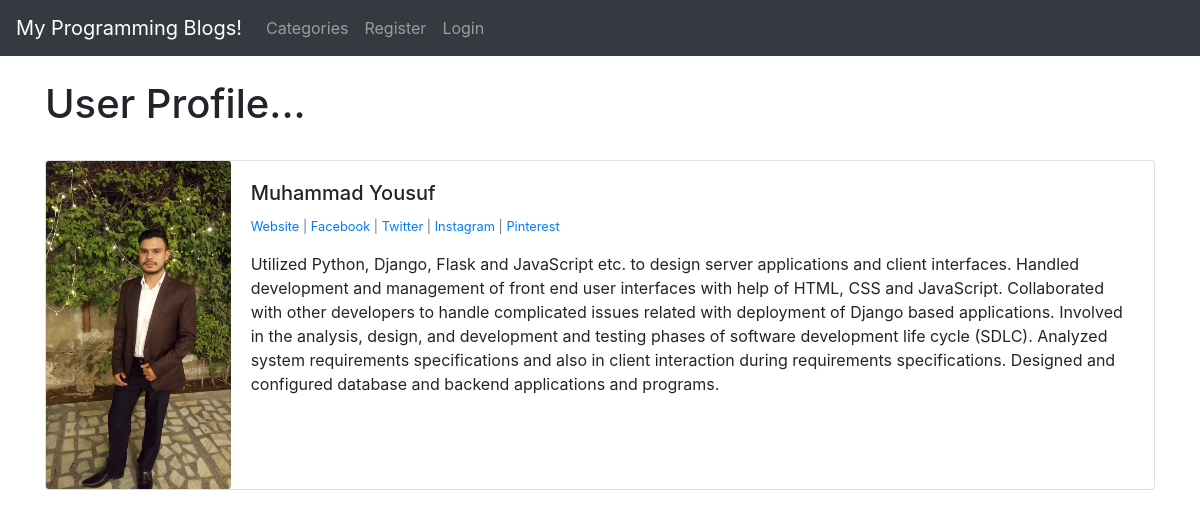
/members/1/profile/, run on the app's committed database.
### theblog/models.py (models this page shows, shortened)
class Profile(models.Model):
	user = models.OneToOneField(User, null=True, on_delete=models.CASCADE)
	bio = models.TextField()
	profile_pic = models.ImageField(null=True, blank=True, upload_to="images/profile/")
	website_url = models.CharField(max_length=255, null=True, blank=True)
	facebook_url = models.CharField(max_length=255, null=True, blank=True)
	twitter_url = models.CharField(max_length=255, null=True, blank=True)
	instagram_url = models.CharField(max_length=255, null=True, blank=True)
	pinterest_url = models.CharField(max_length=255, null=True, blank=True)

### members/views.py (the view)
# urls.py: path('<int:pk>/profile/', ShowProfilePageView.as_view(), name='show_profile_page'),
class ShowProfilePageView(DetailView):
	model = Profile
	template_name = 'registration/user_profile.html'
	def get_context_data(self, *args, **kwargs):
		context = super(ShowProfilePageView, self).get_context_data(*args, **kwargs)
		page_user = get_object_or_404(Profile, id=self.kwargs['pk'])
		context["page_user"] = page_user
		return context

### members/templates/registration/user_profile.html
{% extends 'base.html' %}
{% load static %}
{% block content %}
<h1>User Profile...</h1>
<br/>
<div class="card mb-3">
  <div class="row no-gutters">
    <div class="col-md-2">
{% if page_user.profile_pic %}
      <img src="{{ page_user.profile_pic.url }}" class="card-img">
{% else %}
	<img src="{% static 'theblog/images/default_profile_pic.png' %}" class="card-img">
{% endif %}
    </div>
    <div class="col-md-10">
      <div class="card-body">
        <h5 class="card-title">
        	{{ page_user.user.first_name }}
			{{ page_user.user.last_name }}
		</h5>
<p class="small text-muted">
	{% if page_user.website_url %}
		 <a href="{{ page_user.website_url }}">  Website</a>
	{% endif %}
	{% if page_user.facebook_url %}
		 | <a href="{{ page_user.facebook_url }}">Facebook</a>
	{% endif %}
	{% if page_user.twitter_url %}
		| <a href="{{ page_user.twitter_url }}">Twitter</a>
	{% endif %}
	{% if page_user.instagram_url %}
		| <a href="{{ page_user.instagram_url }}">Instagram</a>
	{% endif %}
	{% if page_user.pinterest_url %}
		| <a href="{{ page_user.pinterest_url }}">Pinterest</a>
	{% endif %}
</p>
<p class="card-text">
        	{{ page_user.bio }}
        </p>
      </div>
    </div>
  </div>
</div>
<br/><br/>
{% endblock %}

### data on the page
Profile: profile_pic (picture), user.first_name "Muhammad", user.last_name "Yousuf", bio "Utilized Python, Django, Flask and JavaScript etc. to design server applications and client interfaces. Handled development and management of front end user interfaces with help of HTML, CSS and JavaScript. Collaborated with other developers to handle complicated issues related with deployment of Django based applications. Involved in the analysis, design, and development and testing phases of software development life cycle (SDLC). Analyzed system requirements specifications and also in client interaction during requirements specifications. Designed and configured database and backend applications and programs."
